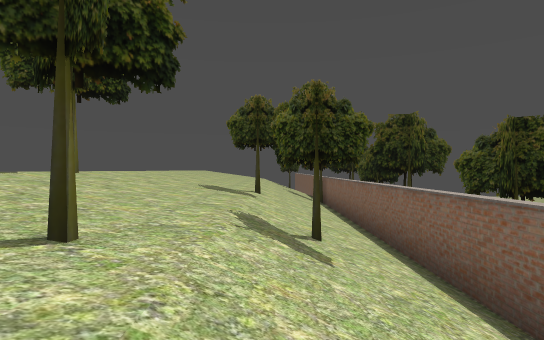
view 1 (above)

16 first-person views from a walk through a level from a Godot 3-D game. The camera is 1.3 m above the floor, looks level and sees 75° across. The floor is counted in squares, 2 m on a side. Each view is taken from the middle of a square. On the plan, view 1 faces up. The plan holds only what a view shows up to about 10 squares ahead; the rest is blank. The place goes on beyond the plan. Door leaves are left out where a doorway can be walked through.

view 2
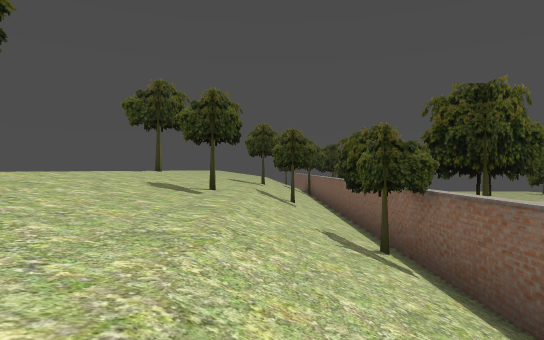

view 3
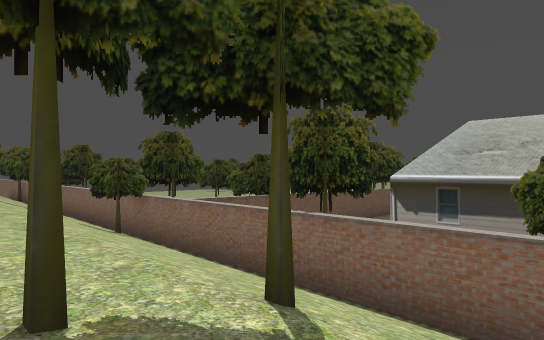

view 4
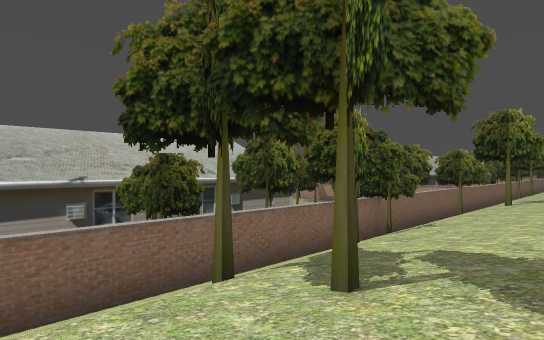

view 5
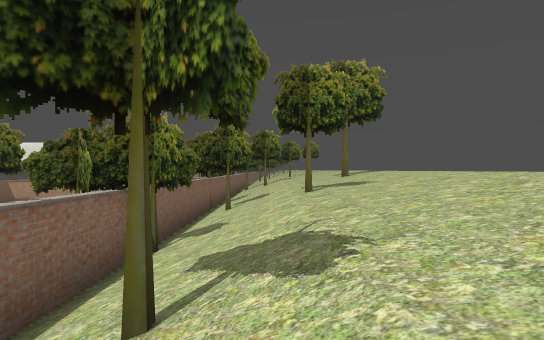

view 6
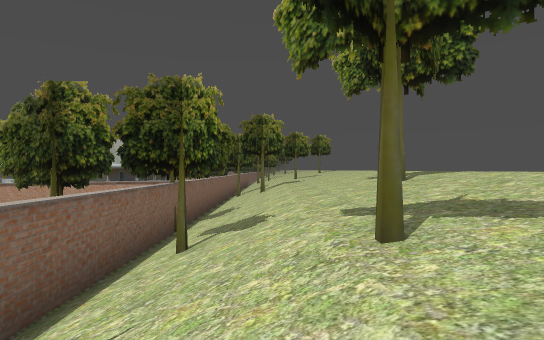

view 7
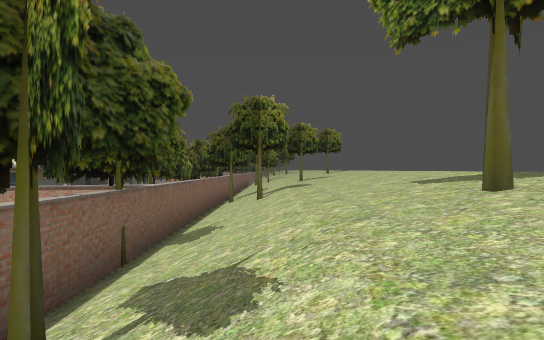

view 8
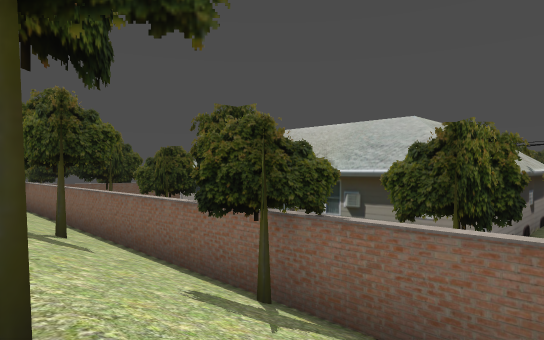

view 9
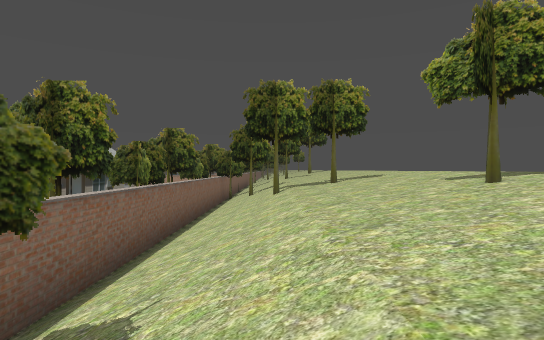

view 10
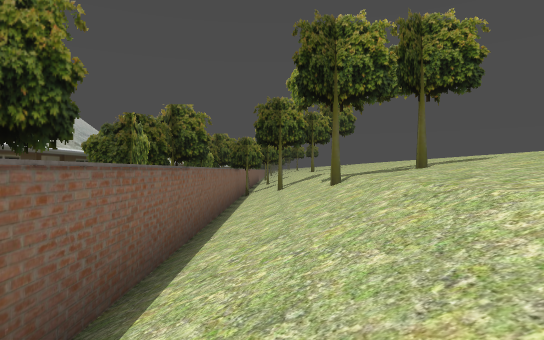

view 11
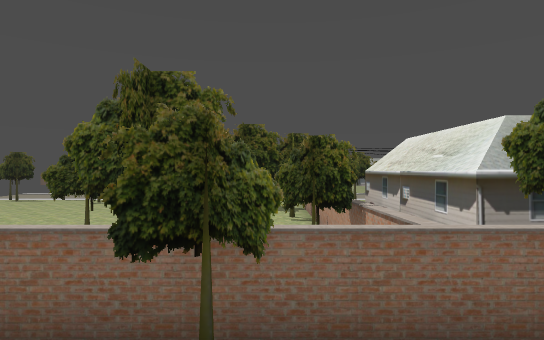

view 12
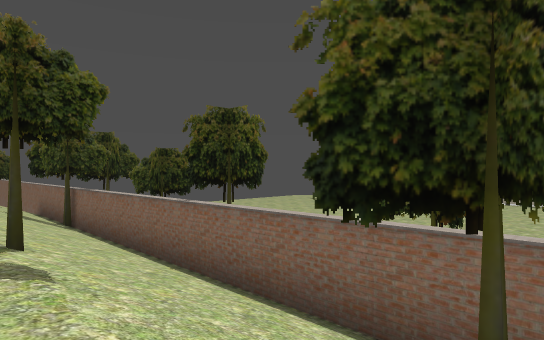

view 13
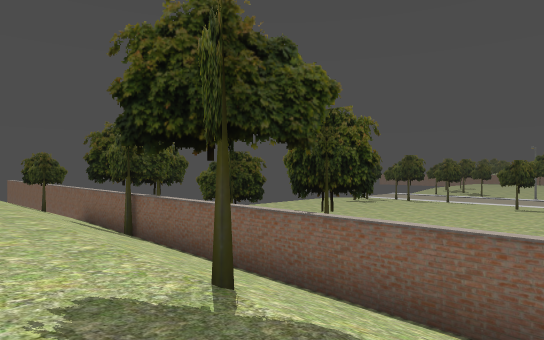

view 14
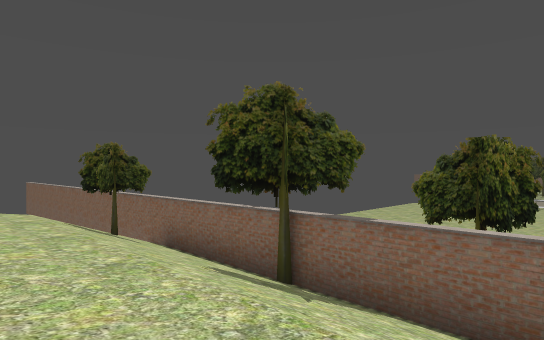

view 15
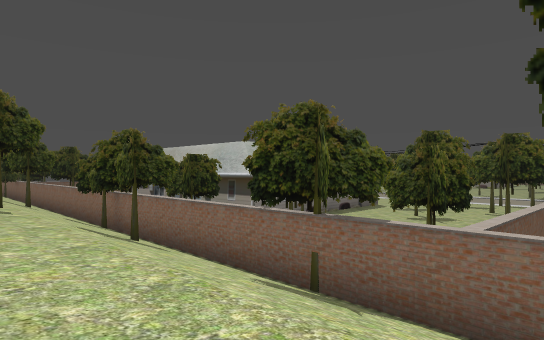

view 16
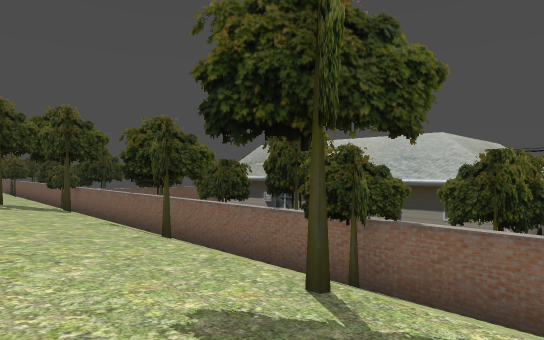

### Floor plan
Key: @ floor where view 1 was taken; # wall or solid block; . floor; / step, stairs or slope; = window, fence, low wall or low ledge.
Columns run from 3 left of view 1 to 11 right of it. Each row starts with its distance up from view 1.
 21      #
 20      #
 19   ///#
 18   ///#
 17   ///#
 16  ////#
 15  ////#.
 14  ////#.
 13   ///#.
 12  ////#
 11   ///#
 10 /////#.
  9 /////#.
  8 ///#/#.
  7 /////#.
  6 /////#.
  5 ///=/#.
  4 ///=/#.
  3 / ///#
  2 //#//#
  1 / //##
  0 ///@##
 -1 /////#   #
 -2 /////#   ####
 -3 /////#
 -4 /////#
 -5 /////#    ###
 -6 /////#.   #
 -7 /#/#/#.   #
 -8 /////#.   #
 -9 /////#    #
-10 /////#
-11 /////#
-12 /////#    #
-13 /////#    #
-14 /////#    #
-15 /////#.   #
-16 //#//#.   #####
-17 /////#.
-18 ///=/#.
-19 /////#
-20 /////#
-21 /#///#.
-22 /////#.
-23 /////#.  #
-24 /////#.  #
-25 /////#   ##
-26 ///=/#

Positions as (right, up) in squares from view 1, and headings:
1: (0, 0), facing up
2: (0, -5), facing up
3: (-2, -9), facing up-right
4: (-3, -5), facing down-right
5: (0, -9), facing down
6: (0, -14), facing down
7: (0, -17), facing down
8: (-1, -18), facing up-right
9: (0, 2), facing down
10: (1, -1), facing down
11: (-1, 0), facing right
12: (-1, 4), facing up-right
13: (-2, 6), facing up-right
14: (-2, 12), facing up-right
15: (-2, -26), facing up-right
16: (-3, -18), facing up-right
